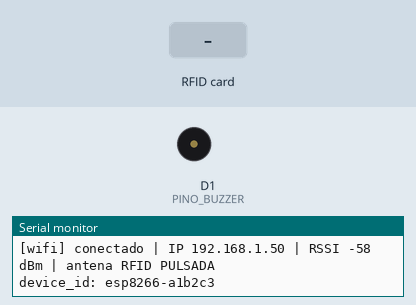
Recording of a sketch running on a simulated ESP8266 (NodeMCU). On the bench: buzzer (waves = sounding), the last lines printed to the serial monitor. Inputs (shaded band) come from the test bench. WiFi joins after 1.5 s; servers stay silent unless stated; the local clock reads 2024-03-15 10:24:30 at power-on unless the sketch sets it; no MQTT or app messages arrive unless stated.

Above: at 2.1 s.
3.4 s: RFID card 5E 7A 19 C4 held to the reader
At 3.55 s:
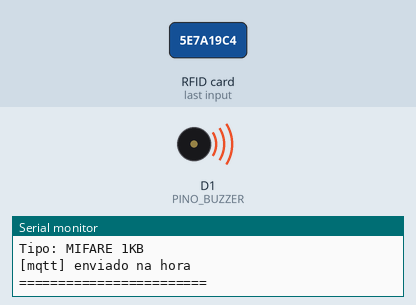
Timing chart, 0 to 6.4 s (numbered marks = the images above; inputs shaded):
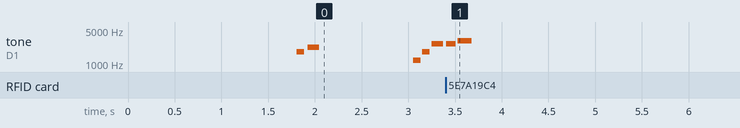

Measured:
- after the input at 3.4 s, tone on D1 (PINO_BUZZER): silent → 2600 Hz at once, → silent 0.10 s later, → 3000 Hz 0.02 s later, → silent 0.15 s later
- by itself, tone on D1 (PINO_BUZZER): plays 1800 Hz for 0.08 s, 2200 Hz for 0.12 s, 1200 Hz for 0.08 s, 1800 Hz for 0.08 s, 2600 Hz for 0.12 s

The sketch:

Esprfid.ino
```cpp
/*
  Leitor RFID: ESP8266 (NodeMCU) + MFRC522 -> HiveMQ Cloud (MQTT com TLS)

  Bibliotecas (Arduino IDE > Gerenciador de Bibliotecas):
    - MFRC522       (GithubCommunity)
    - PubSubClient  (Nick O'Leary)
    - WiFiManager   (tzapu)
  Placa: "NodeMCU 1.0 (ESP-12E Module)"

  Ligacoes MFRC522 -> ESP8266 (NodeMCU)   (alimente em 3V3, nunca em 5V)
    SDA/SS -> D2  (GPIO4)
    SCK    -> D5  (GPIO14)
    MOSI   -> D7  (GPIO13)
    MISO   -> D6  (GPIO12)
    RST    -> D4  (GPIO2)
    GND    -> GND
    3.3V   -> 3V3
    IRQ    -> nao usado

  Buzzer -> D1 (GPIO5):
    - 3 bips agudos curtos : modo de configuracao de WiFi (portal aberto)
    - 2 notas subindo      : WiFi conectado
    - arpejo de 3 notas    : MQTT conectado (primeira vez ou reconexao)
    - 2 notas agudas       : leitura enviada ao MQTT
    - 2 notas graves       : leitura NAO enviada (fica na fila e sai quando reconectar)

  ANTENA DO RFID PULSADA: com a antena do MFRC522 sempre ligada o WiFi do
  ESP8266 degrada (RSSI cai ~8 dB e o DNS/TCP deixam de funcionar). Por isso
  a antena so liga durante a leitura (~35 ms a cada 250 ms). Um cartao e
  detectado em ate ~0,25 s. Para comparar, ANTENA_PULSADA 0 = sempre ligada.

  WiFi: sem SSID/senha no codigo. Se nao conseguir conectar em nenhuma rede
  salva, o ESP cria a rede "ESP8266-RFID": conecte o celular nela e escolha a
  rede do lugar (ou acesse 192.168.4.1).

  Topicos publicados:
    <TOPICO_BASE>/<device_id>/leitura   uma mensagem por passagem de tag
    <TOPICO_BASE>/<device_id>/status    retained; "offline" via Last Will
*/

#include <ESP8266WiFi.h>
#include <WiFiManager.h>
#include <WiFiClientSecure.h>
#include <PubSubClient.h>
#include <SPI.h>
#include <MFRC522.h>
#include <time.h>

// ================= CONFIGURACAO =================
const char*    MQTT_HOST    = "c115e6f71aae4b3eae2d554b93ea0250.s1.eu.hivemq.cloud";
const uint16_t MQTT_PORTA   = 8883;
const char*    MQTT_USUARIO = "Alisson";
const char*    MQTT_SENHA   = "Alisson_111";

const char* TOPICO_BASE = "cafe/teste/leitor";
const char* FW_VERSAO   = "0.4.0";

#define PINO_SS      D2   // GPIO4
#define PINO_RST     D4   // GPIO2
#define PINO_BUZZER  D1   // GPIO5

#define ANTENA_PULSADA 1                 // 1 = antena so em pulsos | 0 = sempre ligada
const unsigned long CICLO_MS = 250;      // um pulso de leitura a cada 250 ms
const unsigned long ANTES_MS = 10;       // espera apos ligar a antena (cartao "acorda")

// Mesma tag dentro desta janela = mesma passagem, nao publica de novo
const unsigned long JANELA_REPETICAO_MS = 2000;
// ================================================

BearSSL::WiFiClientSecure wifiCliente;
PubSubClient              mqtt(wifiCliente);
MFRC522                   rfid(PINO_SS, PINO_RST);

String deviceId;
String topicoLeitura;
String topicoStatus;

uint32_t      seq = 0;
String        ultimaUid;
unsigned long ultimaUidMs         = 0;
unsigned long ultimaTentativaMqtt = 0;
unsigned long ultimoCiclo         = 0;
bool          estavaConectado     = false;

// ---- Fila em RAM: segura leituras enquanto o broker esta fora ----
const int FILA_MAX = 16;
String fila[FILA_MAX];
int filaInicio = 0;
int filaQtd = 0;

void enfileira(const String& payload) {
  if (filaQtd == FILA_MAX) {  // cheia: descarta a mais antiga
    filaInicio = (filaInicio + 1) % FILA_MAX;
    filaQtd--;
    Serial.println("[fila] cheia, leitura mais antiga descartada");
  }
  fila[(filaInicio + filaQtd) % FILA_MAX] = payload;
  filaQtd++;
}

void drenaFila() {
  while (filaQtd > 0 && mqtt.connected()) {
    if (!mqtt.publish(topicoLeitura.c_str(), fila[filaInicio].c_str())) {
      Serial.println("[mqtt] falha ao publicar, tenta de novo depois");
      return;
    }
    Serial.printf("[mqtt] publicado da fila: %s\n", fila[filaInicio].c_str());
    fila[filaInicio] = "";
    filaInicio = (filaInicio + 1) % FILA_MAX;
    filaQtd--;
  }
}

// ---- Sons ----
void bipSucesso() {
  tone(PINO_BUZZER, 2600, 100);
  delay(120);
  tone(PINO_BUZZER, 3000, 150);
}

void bipErro() {
  tone(PINO_BUZZER, 220, 200);
  delay(250);
  tone(PINO_BUZZER, 147, 300);
  delay(300);
  noTone(PINO_BUZZER);
}

void bipModoConfig() {
  for (int i = 0; i < 3; i++) {
    tone(PINO_BUZZER, 1500, 100);
    delay(150);
  }
  noTone(PINO_BUZZER);
}

void bipWifiConectado() {
  tone(PINO_BUZZER, 1800, 80);
  delay(120);
  tone(PINO_BUZZER, 2200, 120);
  delay(150);
  noTone(PINO_BUZZER);
}

void bipMqttConectado() {
  tone(PINO_BUZZER, 1200, 80);
  delay(100);
  tone(PINO_BUZZER, 1800, 80);
  delay(100);
  tone(PINO_BUZZER, 2600, 120);
  delay(140);
  noTone(PINO_BUZZER);
}

// ---- RFID ----
String uidHex(const MFRC522::Uid& uid) {
  String s;
  for (byte i = 0; i < uid.size; i++) {
    if (uid.uidByte[i] < 0x10) s += "0";
    s += String(uid.uidByte[i], HEX);
  }
  s.toUpperCase();
  return s;
}

// Liga a antena so pelo tempo da leitura. Retorna true se leu um cartao.
bool lerCartao(String& uid, String& tipo) {
#if ANTENA_PULSADA
  rfid.PCD_AntennaOn();
  delay(ANTES_MS);
#endif
  bool achou = rfid.PICC_IsNewCardPresent() && rfid.PICC_ReadCardSerial();
  if (achou) {
    uid  = uidHex(rfid.uid);
    tipo = rfid.PICC_GetTypeName(rfid.PICC_GetType(rfid.uid.sak));
    rfid.PICC_HaltA();
    rfid.PCD_StopCrypto1();
  }
#if ANTENA_PULSADA
  rfid.PCD_AntennaOff();
#endif
  return achou;
}

// ---- WiFi pelo celular (WiFiManager) ----
void aoEntrarModoConfig(WiFiManager* wifiManager) {
  Serial.println("[wifi] modo de configuracao: conecte o celular na rede ESP8266-RFID");
  bipModoConfig();
}

// WiFiManager e local: a RAM dele e liberada assim que a funcao termina
void conectaWifiInicial() {
  WiFiManager wm;
  wm.setAPCallback(aoEntrarModoConfig);
  wm.setConfigPortalTimeout(180);   // 3 min sem ninguem configurar: reinicia

  if (!wm.autoConnect("ESP8266-RFID")) {
    Serial.println("[wifi] nao conectou e o portal expirou, reiniciando...");
    ESP.restart();
  }
}

bool relogioSincronizado() {
  return time(nullptr) > 1700000000;
}

// ---- MQTT ----
void conectaMqtt() {
  if (mqtt.connected() || WiFi.status() != WL_CONNECTED) return;
  if (millis() - ultimaTentativaMqtt < 3000) return;  // nao martela o broker
  ultimaTentativaMqtt = millis();

  uint32_t heap  = ESP.getFreeHeap();
  uint32_t bloco = ESP.getMaxFreeBlockSize();

  unsigned long t = millis();
  // Last Will: se o ESP cair, o proprio broker publica "offline"
  bool ok = mqtt.connect(deviceId.c_str(), MQTT_USUARIO, MQTT_SENHA,
                         topicoStatus.c_str(), 0, true,
                         "{\"estado\":\"offline\"}");
  unsigned long dt = millis() - t;

  if (!ok) {
    char erro[128];
    int cod = wifiCliente.getLastSSLError(erro, sizeof(erro));
    Serial.printf("[mqtt] FALHOU em %lu ms | rc=%d | ssl=%d (%s) | RSSI %d | heap %u, bloco %u\n",
                  dt, mqtt.state(), cod, erro, WiFi.RSSI(), heap, bloco);
    wifiCliente.stop();   // libera o contexto TLS parcial
    return;
  }

  char status[128];
  snprintf(status, sizeof(status),
           "{\"estado\":\"online\",\"ip\":\"%s\",\"fw\":\"%s\"}",
           WiFi.localIP().toString().c_str(), FW_VERSAO);
  mqtt.publish(topicoStatus.c_str(), status, true);  // retained

  Serial.printf("[mqtt] conectado em %lu ms | RSSI %d\n", dt, WiFi.RSSI());
  bipMqttConectado();
}

void setup() {
  Serial.begin(115200);
  delay(300);
  pinMode(PINO_BUZZER, OUTPUT);

  conectaWifiInicial();
  Serial.printf("\n[wifi] conectado | IP %s | RSSI %d dBm | antena RFID %s\n",
                WiFi.localIP().toString().c_str(), WiFi.RSSI(),
                ANTENA_PULSADA ? "PULSADA" : "SEMPRE LIGADA");
  bipWifiConectado();

  String mac = WiFi.macAddress();   // "24:6F:28:A1:B2:C3"
  mac.replace(":", "");
  mac.toLowerCase();
  deviceId      = "esp8266-" + mac.substring(6);
  topicoLeitura = String(TOPICO_BASE) + "/" + deviceId + "/leitura";
  topicoStatus  = String(TOPICO_BASE) + "/" + deviceId + "/status";
  Serial.printf("device_id: %s\n", deviceId.c_str());

  configTime(0, 0, "a.st1.ntp.br", "pool.ntp.org");  // UTC

  wifiCliente.setInsecure();   // TLS cifrado, sem validar o certificado (bancada)
  mqtt.setServer(MQTT_HOST, MQTT_PORTA);
  mqtt.setBufferSize(512);

  SPI.begin();
  rfid.PCD_Init();
#if ANTENA_PULSADA
  rfid.PCD_AntennaOff();
#endif
  byte versao = rfid.PCD_ReadRegister(MFRC522::VersionReg);
  if (versao == 0x00 || versao == 0xFF) {
    Serial.println("[rfid] MFRC522 nao respondeu. Confira fiacao e alimentacao 3V3.");
  } else {
    Serial.printf("[rfid] MFRC522 ok, versao 0x%02X\n", versao);
  }

  Serial.printf("[diag] pos-setup: heap %u, maior bloco %u\n",
                ESP.getFreeHeap(), ESP.getMaxFreeBlockSize());
}

void loop() {
  conectaMqtt();
  mqtt.loop();
  drenaFila();

  bool conectado = mqtt.connected();
  if (estavaConectado && !conectado) {
    Serial.printf("[mqtt] conexao CAIU | rc=%d | WiFi %s | RSSI %d\n",
                  mqtt.state(),
                  WiFi.status() == WL_CONNECTED ? "ok" : "caiu",
                  WiFi.RSSI());
  }
  estavaConectado = conectado;

  unsigned long agora = millis();
#if ANTENA_PULSADA
  if (agora - ultimoCiclo < CICLO_MS) return;
  ultimoCiclo = agora;
#endif

  String uid, tipo;
  if (!lerCartao(uid, tipo)) return;

  agora = millis();
  if (uid == ultimaUid && agora - ultimaUidMs < JANELA_REPETICAO_MS) {
    ultimaUidMs = agora;   // tag ainda no campo: mesma passagem
    return;
  }
  ultimaUid   = uid;
  ultimaUidMs = agora;

  time_t ts = relogioSincronizado() ? time(nullptr) : 0;

  char payload[256];
  snprintf(payload, sizeof(payload),
           "{\"device_id\":\"%s\",\"uid\":\"%s\",\"tipo\":\"%s\","
           "\"ts\":%ld,\"seq\":%lu,\"rssi_wifi\":%d}",
           deviceId.c_str(), uid.c_str(), tipo.c_str(),
           (long)ts, (unsigned long)++seq, WiFi.RSSI());

  Serial.println("========================");
  Serial.print("Cartao detectado! UID: ");
  Serial.println(uid);
  Serial.print("Tipo: ");
  Serial.println(tipo);

  if (mqtt.connected() && mqtt.publish(topicoLeitura.c_str(), payload)) {
    Serial.println("[mqtt] enviado na hora");
    bipSucesso();
  } else {
    Serial.println("[mqtt] nao foi possivel enviar agora, guardado na fila");
    enfileira(payload);
    bipErro();
  }
  Serial.println("========================");
}
```
